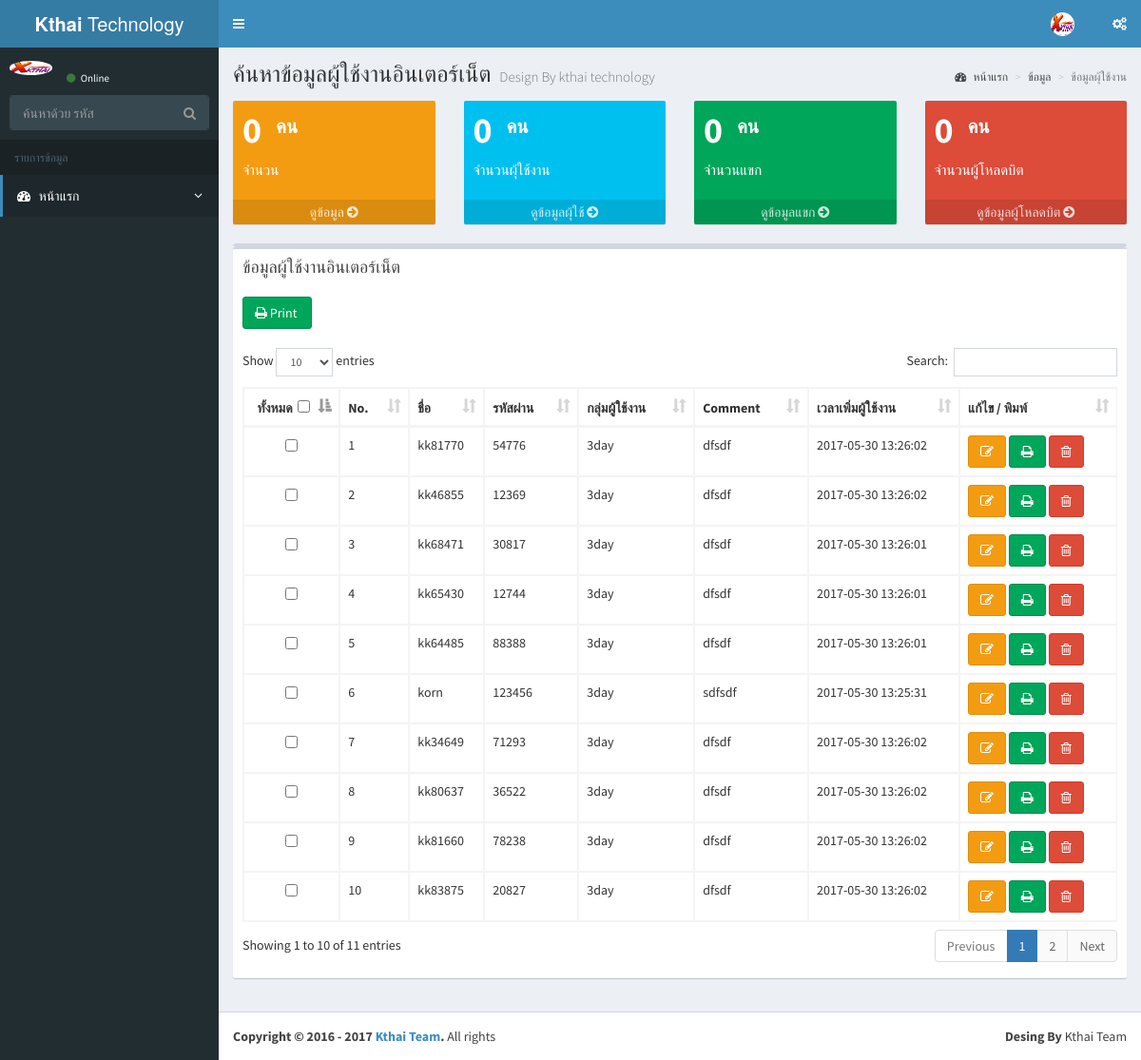
Page /site/view_total_hotspot.php on the committed database.
### tables this page shows
CREATE TABLE `mt_gen` (
  `user` varchar(11) NOT NULL,
  `pass` varchar(10) NOT NULL,
  `profile` varchar(50) NOT NULL,
  `qrcode` varchar(20) NOT NULL,
  `date` datetime NOT NULL,
  `mt_id` int(100) NOT NULL,
  `status` varchar(10) NOT NULL
);

### site/view_total_hotspot.php (the view, shortened to what this page needs)
<?php
    $serverName = "localhost";
    $userName = "root";
    $userPassword = "20062521";
    $dbName = "api3";
    $conn = mysqli_connect($serverName,$userName,$userPassword,$dbName);
      $sql = "SELECT * FROM  mt_gen WHERE  profile  LIKE  '%teacher%'  ";
      $query = mysqli_query($conn,$sql);
      $teacher_sum_score = mysqli_num_rows($query);
     $sql = "SELECT * FROM  mt_gen WHERE  profile  LIKE  '%studen%'  ";
     $query = mysqli_query($conn, $sql);
     $student_sum_score = mysqli_num_rows($query);
      $sql = "SELECT * FROM  mt_gen WHERE  profile  LIKE  '%guest%'  ";
      $query = mysqli_query($conn,$sql);
      $guest_sum_score = mysqli_num_rows($query);
     $sql = "SELECT * FROM  mt_gen WHERE  profile  LIKE  '%bit%'  ";
     $query = mysqli_query($conn,$sql);
     $bit_sum_score = mysqli_num_rows($query);
?>
<!DOCTYPE html>
<html>
<head>
  <link rel="stylesheet" href="../bootstrap/css/bootstrap.min.css">
  <link rel="stylesheet" href="https://cdnjs.cloudflare.com/ajax/libs/font-awesome/4.5.0/css/font-awesome.min.css">
  <link rel="stylesheet" href="https://cdnjs.cloudflare.com/ajax/libs/ionicons/2.0.1/css/ionicons.min.css">
  <link rel="stylesheet" href="../plugins/datatables/dataTables.bootstrap.css">
  <link rel="stylesheet" href="../dist/css/AdminLTE.min.css">
  <link rel="stylesheet" href="../dist/css/skins/_all-skins.min.css">
</head>
<body class="hold-transition skin-blue sidebar-mini">
<div class="wrapper">
   <header class="main-header">
                      <a href="index.php" class="logo">
                                  <span class="logo-lg"><b>Kthai </b> Technology</span>
                      </a>
    <nav class="navbar navbar-static-top">
      <a href="#" class="sidebar-toggle" data-toggle="offcanvas" role="button">
      </a>
      <div class="navbar-custom-menu">
        <ul class="nav navbar-nav">
          <li class="dropdown user user-menu">
            <a href="#" class="dropdown-toggle" data-toggle="dropdown">
              <img src="../dist/img/user2-160x160.jpg" class="user-image" alt="User Image">
            </a>
          </li>
          <li>
            <a href="#" data-toggle="control-sidebar"><i class="fa fa-gears"></i></a>
          </li>
        </ul>
      </div>
    </nav>
  </header>
  <aside class="main-sidebar">
    <section class="sidebar">
            <div class="user-panel">
                        <div class="pull-left image">
                                    <img src="../dist/img/user2-160x160.jpg" class="img-circle" alt="User Image">
                        </div>
                        <div class="pull-left info">
                          <a href="#"><i class="fa fa-circle text-success"></i> Online</a>
                        </div>
            </div>
            <form action="search_user1.php" method="get" class="sidebar-form">
                          <div class="input-group">
                                  <input type="text" name="user_id" class="form-control" placeholder="ค้นหาด้วย รหัส">
                                            <span class="input-group-btn">
                                                        <button type="submit" name="search" id="search-btn" class="btn btn-flat"><i class="fa fa-search"></i></button>
                                            </span>
                          </div>
            </form>
      <ul class="sidebar-menu">
            <li class="header">รายการข้อมูล</li>
                  <li class="active treeview">
                            <a href="index.php"><i class="fa fa-dashboard"></i> <span>หน้าแรก</span>
                                    <span class="pull-right-container">
                                      <i class="fa fa-angle-left pull-right"></i>
                                    </span>
                              </a>
                    </li>
            </ul>
       </section>
  </aside>
  <div class="content-wrapper">
    <section class="content-header">
      <h1>
        ค้นหาข้อมูลผู้ใช้งานอินเตอร์เน็ต
        <small>Design By kthai technology</small>
      </h1>
      <ol class="breadcrumb">
        <li><a href="#"><i class="fa fa-dashboard"></i> หน้าแรก</a></li>
        <li><a href="#">ข้อมูล</a></li>
        <li class="active">ข้อมูลผุ้ใช้งาน</li>
      </ol>
    </section>
    <section class="content">
                      <div class="row">
                              <div class="col-lg-3 col-xs-6">
                                <div class="small-box bg-yellow">
                                  <div class="inner">
                                    <h3><? print"$teacher_sum_score";?>&nbsp;&nbsp;<sup style="font-size: 20px">คน</sup></h3>
                                    <p>จำนวน</p>
                                  </div>
                                  <a href="#" class="small-box-footer">ดูข้อมูล <i class="fa fa-arrow-circle-right"></i></a>
                                </div>
                              </div>
                              <div class="col-lg-3 col-xs-6">
                                <div class="small-box bg-aqua">
                                  <div class="inner">
                                    <h3><? print"$student_sum_score";?>&nbsp;&nbsp;<sup style="font-size: 20px">คน</sup></h3>
                                    <p>จำนวนผุ้ใช้งาน</p>
                                  </div>
                                  <a href="#" class="small-box-footer">ดูข้อมูลผุ้ใช้&nbsp;<i class="fa fa-arrow-circle-right"></i></a>
                                </div>
                              </div>
                              <div class="col-lg-3 col-xs-6">
                                <div class="small-box bg-green">
                                  <div class="inner">
                                    <h3><? print"$guest_sum_score";?>&nbsp;&nbsp;<sup style="font-size: 20px">คน</sup></h3>
                                    <p>จำนวนแขก</p>
                                  </div>
                                  <a href="#" class="small-box-footer">ดูข้อมูลแขก&nbsp;<i class="fa fa-arrow-circle-right"></i></a>
                                </div>
                              </div>
                              <div class="col-lg-3 col-xs-6">
                                <div class="small-box bg-red">
                                  <div class="inner">
                                    <h3><? print"$bit_sum_score";?>&nbsp;&nbsp;<sup style="font-size: 20px">คน</sup></h3>
                                    <p>จำนวนผู้โหลดบิต</p>
                                  </div>
                                  <a href="#" class="small-box-footer">ดูข้อมูลผู้โหลดบิต <i class="fa fa-arrow-circle-right"></i></a>
                                </div>
                              </div>
                            </div>
      <div class="row">
        <div class="col-xs-12">
          <div class="box">
          <div class="box">
            <div class="box-header">
              <h3 class="box-title">ข้อมูลผู้ใช้งานอินเตอร์เน็ต</h3>
                          </div>
            <div class="box-body">
              <div class="table-responsive">
              <form name="user" action="" method="post">
                                <table id="example1" class="table table-bordered table-hover">
                                    <thead>
                                          <tr>
                                          <button id="print" class="btn btn-success" type="submit" ><i class="fa fa-print"></i>&nbsp;Print&nbsp;</button>&nbsp;&nbsp;&nbsp;&nbsp;&nbsp;
                                        </tr>
                                        <br>
                                        <br>
                                        <tr>
                                            <th width="10%">&nbsp;&nbsp;ทั้งหมด&nbsp;&nbsp;<input type="checkbox" id="selecctall"/></th>
                                            <th>No.</th>
                                            <th>ชื่อ</th>
                                            <th>รหัสผ่าน</th>
                                            <th>กลุ่มผู้ใช้งาน</th>
                                            <th>Comment</th>
                                            <th>เวลาเพิ่มผู้ใช้งาน</th>
                                            <th>แก้ไข / พิมพ์</th>
                                        </tr>
                                    </thead>
                        <tbody>
                        <?php
                          $query=mysql_query("SELECT * FROM mt_gen");
                          $i=0;
                          while($result=mysql_fetch_array($query)){
                            $i++;
                          echo "<tr>";
                            echo "<td><center><input class=\"checkbox1\" type=\"checkbox\" name=\"check[]\" id=\"check[]\" value=".$result['user']."></center></td>";
                            echo "<td>".$i."</td>";
                            echo "<td>".$result['user']."</td>";
                            echo "<td>".$result['pass']."</td>";
                            echo "<td>".$result['profile']."</td>";
                            echo "<td>".$result['status']."</td>";
                            echo "<td>".$result['date']."</td>";
                                                        echo "<td>
                                                            <a href='index.php?opt=edit_user&id=".$result['user']."'><button type=\"button\" class=\"btn btn-warning\"><i class=\"fa fa-edit\"></i></button></a>
                                                            <a href='print.php?user&id=".$result['user']."'><button type=\"button\" class=\"btn btn-success\"><i class=\"fa fa-print\"></i></button></a>
                                                            <a href='user_del.php?name=".$result['user']."'><button type=\"button\" class=\"btn btn-danger\"><i class=\"fa fa-trash-o\"></i></button></a>
                                                            </td>";
                          echo "</tr>";
                          }
                        ?>
                                    </tbody>
                                </table>
                              </form>
                            </div>
            </div>
          </div>
        </div>
      </div>
    </section>
  </div>
  <footer class="main-footer">
        <div class="pull-right hidden-xs">
            <b>Desing By</b> Kthai Team
        </div>
    <strong>Copyright &copy; 2016 - <?php echo date("Y");?> <a href="#">Kthai Team</a>.</strong> All rights
  </footer>
</div>
</body>
</html>

### rows in the picture
mt_gen: user "kk81770", pass "54776", profile "3day", status "dfsdf", date "2017-05-30 13:26:02"
mt_gen: user "kk46855", pass "12369", profile "3day", status "dfsdf", date "2017-05-30 13:26:02"
mt_gen: user "kk68471", pass "30817", profile "3day", status "dfsdf", date "2017-05-30 13:26:01"
mt_gen: user "kk65430", pass "12744", profile "3day", status "dfsdf", date "2017-05-30 13:26:01"
mt_gen: user "kk64485", pass "88388", profile "3day", status "dfsdf", date "2017-05-30 13:26:01"
mt_gen: user "korn", pass "123456", profile "3day", status "sdfsdf", date "2017-05-30 13:25:31"
mt_gen: user "kk34649", pass "71293", profile "3day", status "dfsdf", date "2017-05-30 13:26:02"
mt_gen: user "kk80637", pass "36522", profile "3day", status "dfsdf", date "2017-05-30 13:26:02"
mt_gen: user "kk81660", pass "78238", profile "3day", status "dfsdf", date "2017-05-30 13:26:02"
mt_gen: user "kk83875", pass "20827", profile "3day", status "dfsdf", date "2017-05-30 13:26:02"

### other values in the picture
$teacher_sum_score "0"
$student_sum_score "0"
$guest_sum_score "0"
$bit_sum_score "0"
